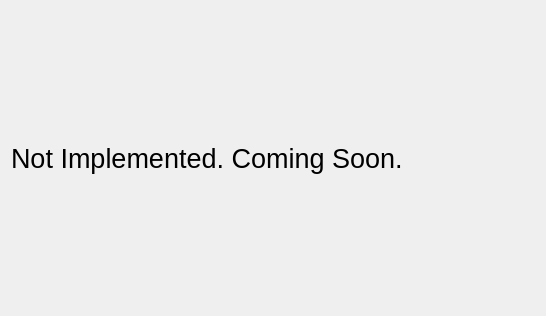
<?xml version="1.0" encoding="UTF-8"?>
<ui version="4.0">
 <class>Form</class>
 <widget class="QWidget" name="Form">
  <property name="geometry">
   <rect>
    <x>0</x>
    <y>0</y>
    <width>546</width>
    <height>316</height>
   </rect>
  </property>
  <property name="windowTitle">
   <string>Form</string>
  </property>
  <layout class="QGridLayout" name="gridLayout">
   <item row="0" column="0">
    <widget class="QLabel" name="label">
     <property name="font">
      <font>
       <pointsize>20</pointsize>
      </font>
     </property>
     <property name="text">
      <string>Not Implemented. Coming Soon.</string>
     </property>
    </widget>
   </item>
  </layout>
 </widget>
 <resources/>
 <connections/>
</ui>
